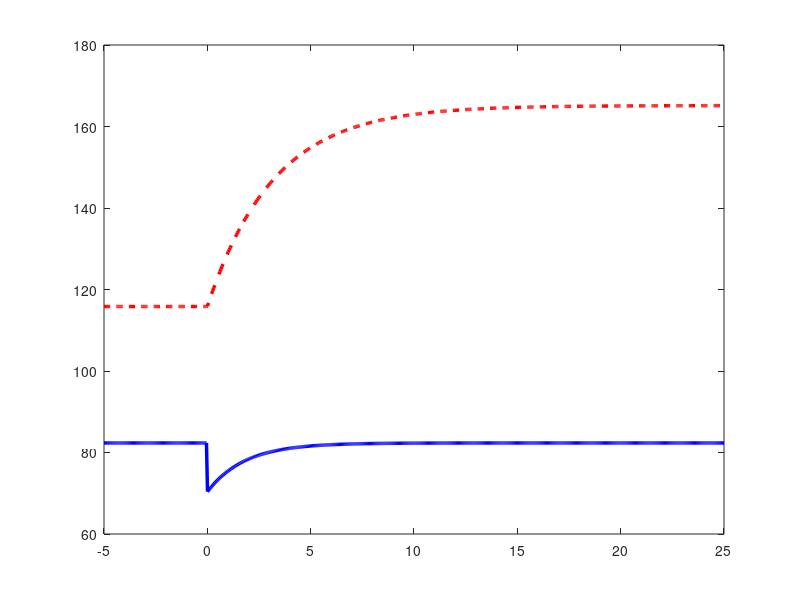

The MATLAB source for this figure: (Note: this script raises an error after producing the figure.)
%% ========================================================================
%  VISUALIZATION MODULE: GENERATE MANUSCRIPT FIGURE 5 (Perturbation Divergence)
%  ========================================================================
function generate_figure_5()
    clear; clc; close all;
    fprintf('Generating Figure 5: Post-Perturbation Divergence...\n');

    output_dir = 'figures_output';
    if ~exist(output_dir, 'dir'), mkdir(output_dir); end

    t = linspace(-5, 25, 600);
    map_system_a = zeros(size(t));
    map_system_b = zeros(size(t));

    for i = 1:length(t)
        if t(i) < 0
            map_system_a(i) = 82.34;
            map_system_b(i) = 115.82;
        else
            % System A recovers safely within 8.5 seconds
            map_system_a(i) = 82.34 - 12 * exp(-t(i)/1.8);
            % System B undergoes state-switching failure within 13.0 seconds
            map_system_b(i) = 115.82 + 49.32 * (1 - exp(-t(i)/3.2));
        end
    end

    figure('Color', [1 1 1], 'Position', [200, 200, 700, 480]);
    plot(t, map_system_a, 'b-', 'LineWidth', 2.5); hold on;
    plot(t, map_system_b, 'r--', 'LineWidth', 2.5);
    xline(0, 'k:', 'LineWidth', 1.5);
    
    title('Figure 5D-E: Post-Stress Trajectory Divergence (R_{sys} = 1.40)', 'FontSize', 11);
    xlabel('Time Post-Perturbation (s)'); ylabel('Mean Arterial Pressure (mmHg)');
    legend('System A (Resilient Recovery \leq 8.5s)', 'System B (Fragile State Shift \leq 13s)', '10% LVV Stress Injected', 'Location', 'SouthEast');
    grid on;

    saveas(gcf, fullfile(output_dir, 'Figure_5_Perturbation_Divergence.png'));
    close(gcf);
    fprintf('  -> Figure 5 saved successfully.\n');
end
